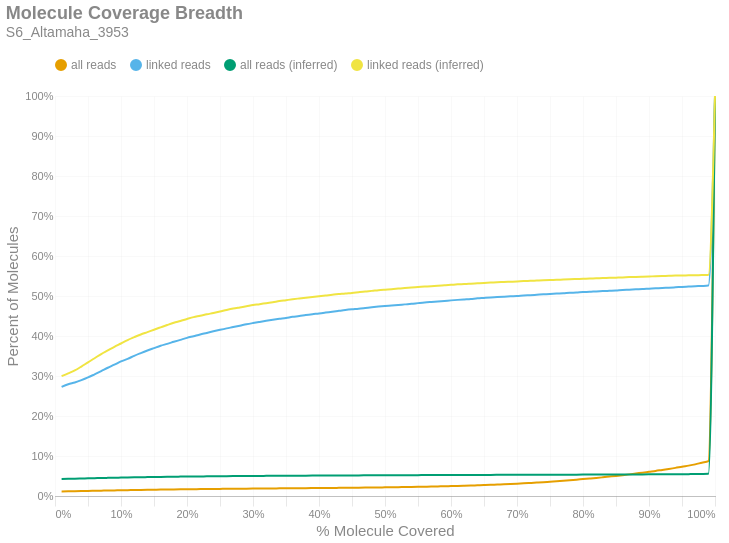

Notebook code for this chart:
### Markdown cell above
### Molecule Read Coverage
This chart shows molecule coverage breadth as computed by the number of bases aligned to that molecule. In other words, "*how much of each unique long molecule is actually sequenced/aligned?*" Keep in mind there is a distinction between sequences and alignments, since some sequences belonging to a particular molecule may not align well and wouldn't appear in the alignment data. This chart also shows molecule coverage breadth as computed by the *inferred fragment* from which the aligned sequences originate. Unlike read coverage, this calculation takes into account the total insert size, including unsequenced gaps between the forward and reverse reads. Like the previous figures, these are cumulative percents.

### Code cell
if SKIPLR:
    print_html(f"Skipped")
else:
    binned_df = consolidated_hist(valids['coverage_bp'], mask, 0.01, True)
    binned_df_inf = consolidated_hist(valids['coverage_inserts'], mask, 0.01, True)
    binned_df = binned_df.with_columns(pl.lit(binned_df_inf['all reads (cumsum)']).alias('all reads (inferred)'))
    binned_df = binned_df.with_columns(pl.lit(binned_df_inf['linked reads (cumsum)']).alias('linked reads (inferred)'))
    binned_df = binned_df.with_columns(
        (pl.col('bin').cast(pl.Float64) + 0.01).alias('right_edge')
    )

    with SafeRender(binned_df):
        (
            density_plot(binned_df, 'Molecule Coverage Breadth', samplename, 'molcov', ['all reads (inferred)','linked reads (inferred)'])
            .encode(
                #x=alt.X('bin:Q', title="% Molecule Covered").axis(format = '%').scale(padding=0),
                x=alt.X('right_edge:Q', title="% Molecule Covered").axis(format='%').scale(padding=0),
                y=alt.Y('value:Q', title='Percent of Molecules')
                    .axis(format='%')
                    .stack(False)
                    .scale(domainMin=0, padding=0),
                color=alt.Color("key:N").scale(domain = ["all reads", "linked reads", "all reads (inferred)", "linked reads (inferred)"]),
                tooltip = [
                    alt.Tooltip("key:N", title = "Data Type"),
                    alt.Tooltip("range_label:N", title="% Molecule Covered"),
                    alt.Tooltip("value:Q", format = ".2%", title="% Molecules")
                ]
            )
        ).display()

### Figure 1 — Vega-Lite specification as saved in the notebook (floating-point values rounded to 4 significant figures)
{"width": "container", "height": 400, "config": {"title": {"anchor": "start", "dy": -15, "fontSize": 18, "color": "#888888", "subtitleColor": "#888888", "subtitleFontSize": 14}, "arc": {"fill": "#0072B2"}, "axis": {"domainColor": "#888888", "domainWidth": 0.5, "gridWidth": 0.2, "grid": false, "titleFontWeight": 400, "titleFontSize": 15, "labelFontSize": 11, "labelColor": "#888888", "tickColor": "#888888", "tickWidth": 0.2, "titleColor": "#888888"}, "axisBand": {"grid": false}, "axisX": {"grid": true, "tickSize": 10, "domainCap": "round"}, "axisY": {"domain": false, "grid": true, "tickSize": 0, "domainCap": "round"}, "background": "transparent", "header": {"labelFontSize": 15, "labelColor": "#888888", "titleFontSize": 15, "titleFontWeight": 600, "titleColor": "#888888"}, "legend": {"labelFont": "sans-serif", "labelFontSize": 12, "labelColor": "#888888", "symbolSize": 100, "symbolType": "circle", "titleFontSize": 12, "titlePadding": 10, "titleColor": "#888888", "title": null, "orient": "top"}, "range": {"category": ["#E69F00", "#56B4E9", "#009E73", "#F0E442", "#0072B2", "#D55E00", "#CC79A7", "#000000"], "diverging": ["#cfe8f3", "#a2d4ec", "#73bfe2", "#46abdb", "#1696d2", "#12719e"]}, "area": {"fill": "#0072B2", "fillOpacity": 0.7, "line": true, "strokeOpacity": 0.7}, "line": {"color": "#0072B2", "stroke": "#0072B2", "strokeWidth": 2}, "trail": {"color": "#0072B2", "stroke": "#0072B2", "strokeWidth": 0, "size": 1}, "point": {"filled": true, "fillOpacity": 1.0, "size": 95}, "text": {"color": "#888888", "fontSize": 11, "align": "right", "fontWeight": 400, "size": 11}, "bar": {"fill": "#0072B2", "stroke": null}, "view": {"stroke": null, "continuousWidth": 660, "continuousHeight": 400}}, "data": {"name": "data-765af73c533c53bdeeba66e216d64650"}, "mark": {"type": "line", "interpolate": "monotone", "point": {"opacity": 0, "size": 275}}, "encoding": {"color": {"field": "key", "scale": {"domain": ["all reads", "linked reads", "all reads (inferred)", "linked reads (inferred)"]}, "type": "nominal"}, "tooltip": [{"field": "key", "title": "Data Type", "type": "nominal"}, {"field": "range_label", "title": "% Molecule Covered", "type": "nominal"}, {"field": "value", "format": ".2%", "title": "% Molecules", "type": "quantitative"}], "x": {"axis": {"format": "%"}, "field": "right_edge", "scale": {"padding": 0}, "title": "% Molecule Covered", "type": "quantitative"}, "y": {"axis": {"format": "%"}, "field": "value", "scale": {"domainMin": 0, "padding": 0}, "stack": false, "title": "Percent of Molecules", "type": "quantitative"}}, "params": [{"name": "param_c36ac31b6afebe62", "select": {"type": "point", "fields": ["key"]}, "bind": "legend"}], "title": {"text": "Molecule Coverage Breadth", "subtitle": "S6_Altamaha_3953"}, "transform": [{"fold": ["all reads (cumsum)", "linked reads (cumsum)", "all reads (inferred)", "linked reads (inferred)"]}, {"calculate": "replace(datum.key, ' (cumsum)', '')", "as": "key"}, {"filter": {"param": "param_c36ac31b6afebe62"}}], "usermeta": {"embedOptions": {"downloadFileName": "S6_Altamaha_3953.molcov"}}, "$schema": "https://vega.github.io/schema/vega-lite/v6.1.0.json", "datasets": {"data-765af73c533c53bdeeba66e216d64650": [{"bin": "0.0", "interval": "0.0-0.01", "all reads": 0.01151, "linked reads": 0.2727, "all reads (cumsum)": 0.01151, "linked reads (cumsum)": 0.2727, "range_label": "0.0-0.01", "all reads (inferred)": 0.04263, "linked reads (inferred)": 0.2998, "right_edge": 0.01}, {"bin": "0.01", "interval": "0.01-0.02", "all reads": 0.0003257, "linked reads": 0.006833, "all reads (cumsum)": 0.01183, "linked reads (cumsum)": 0.2795, "range_label": "0.01-0.02", "all reads (inferred)": 0.04292, "linked reads (inferred)": 0.3067, "right_edge": 0.02}, {"bin": "0.02", "interval": "0.02-0.03", "all reads": 0.0002185, "linked reads": 0.004394, "all reads (cumsum)": 0.01205, "linked reads (cumsum)": 0.2839, "range_label": "0.02-0.03", "all reads (inferred)": 0.04324, "linked reads (inferred)": 0.3139, "right_edge": 0.03}, {"bin": "0.03", "interval": "0.03-0.04", "all reads": 0.0002645, "linked reads": 0.005697, "all reads (cumsum)": 0.01232, "linked reads (cumsum)": 0.2896, "range_label": "0.03-0.04", "all reads (inferred)": 0.04366, "linked reads (inferred)": 0.3237, "right_edge": 0.04}, {"bin": "0.04", "interval": "0.04-0.05", "all reads": 0.000301, "linked reads": 0.006749, "all reads (cumsum)": 0.01262, "linked reads (cumsum)": 0.2964, "range_label": "0.04-0.05", "all reads (inferred)": 0.0441, "linked reads (inferred)": 0.3343, "right_edge": 0.05}, {"bin": "0.05", "interval": "0.05-0.06", "all reads": 0.0003478, "linked reads": 0.007905, "all reads (cumsum)": 0.01296, "linked reads (cumsum)": 0.3043, "range_label": "0.05-0.06", "all reads (inferred)": 0.04452, "linked reads (inferred)": 0.3444, "right_edge": 0.06}, {"bin": "0.06", "interval": "0.06-0.07", "all reads": 0.0003521, "linked reads": 0.008031, "all reads (cumsum)": 0.01332, "linked reads (cumsum)": 0.3123, "range_label": "0.06-0.07", "all reads (inferred)": 0.04496, "linked reads (inferred)": 0.3549, "right_edge": 0.07}, {"bin": "0.07", "interval": "0.07-0.08", "all reads": 0.000364, "linked reads": 0.008367, "all reads (cumsum)": 0.01368, "linked reads (cumsum)": 0.3207, "range_label": "0.07-0.08", "all reads (inferred)": 0.04534, "linked reads (inferred)": 0.3639, "right_edge": 0.08}, {"bin": "0.08", "interval": "0.08-0.09", "all reads": 0.0003257, "linked reads": 0.007569, "all reads (cumsum)": 0.01401, "linked reads (cumsum)": 0.3282, "range_label": "0.08-0.09", "all reads (inferred)": 0.04572, "linked reads (inferred)": 0.3729, "right_edge": 0.09}, {"bin": "0.09", "interval": "0.09-0.1", "all reads": 0.0003529, "linked reads": 0.008178, "all reads (cumsum)": 0.01436, "linked reads (cumsum)": 0.3364, "range_label": "0.09-0.1", "all reads (inferred)": 0.04607, "linked reads (inferred)": 0.3812, "right_edge": 0.1}, {"bin": "0.1", "interval": "0.1-0.11", "all reads": 0.0002789, "linked reads": 0.006328, "all reads (cumsum)": 0.01464, "linked reads (cumsum)": 0.3427, "range_label": "0.1-0.11", "all reads (inferred)": 0.04642, "linked reads (inferred)": 0.3898, "right_edge": 0.11}, {"bin": "0.11", "interval": "0.11-0.12", "all reads": 0.0003257, "linked reads": 0.007674, "all reads (cumsum)": 0.01496, "linked reads (cumsum)": 0.3504, "range_label": "0.11-0.12", "all reads (inferred)": 0.04673, "linked reads (inferred)": 0.3971, "right_edge": 0.12}, {"bin": "0.12", "interval": "0.12-0.13", "all reads": 0.0002951, "linked reads": 0.006812, "all reads (cumsum)": 0.01526, "linked reads (cumsum)": 0.3572, "range_label": "0.12-0.13", "all reads (inferred)": 0.04701, "linked reads (inferred)": 0.4039, "right_edge": 0.13}, {"bin": "0.13", "interval": "0.13-0.14", "all reads": 0.0002764, "linked reads": 0.006475, "all reads (cumsum)": 0.01553, "linked reads (cumsum)": 0.3637, "range_label": "0.13-0.14", "all reads (inferred)": 0.04726, "linked reads (inferred)": 0.4097, "right_edge": 0.14}, {"bin": "0.14", "interval": "0.14-0.15", "all reads": 0.0002602, "linked reads": 0.006055, "all reads (cumsum)": 0.01579, "linked reads (cumsum)": 0.3697, "range_label": "0.14-0.15", "all reads (inferred)": 0.04752, "linked reads (inferred)": 0.4158, "right_edge": 0.15}, {"bin": "0.15", "interval": "0.15-0.16", "all reads": 0.0002653, "linked reads": 0.005992, "all reads (cumsum)": 0.01606, "linked reads (cumsum)": 0.3757, "range_label": "0.15-0.16", "all reads (inferred)": 0.04777, "linked reads (inferred)": 0.4217, "right_edge": 0.16}, {"bin": "0.16", "interval": "0.16-0.17", "all reads": 0.0002058, "linked reads": 0.004646, "all reads (cumsum)": 0.01627, "linked reads (cumsum)": 0.3804, "range_label": "0.16-0.17", "all reads (inferred)": 0.04801, "linked reads (inferred)": 0.4275, "right_edge": 0.17}, {"bin": "0.17", "interval": "0.17-0.18", "all reads": 0.0002168, "linked reads": 0.005067, "all reads (cumsum)": 0.01648, "linked reads (cumsum)": 0.3855, "range_label": "0.17-0.18", "all reads (inferred)": 0.04825, "linked reads (inferred)": 0.433, "right_edge": 0.18}, {"bin": "0.18", "interval": "0.18-0.19", "all reads": 0.000216, "linked reads": 0.004941, "all reads (cumsum)": 0.0167, "linked reads (cumsum)": 0.3904, "range_label": "0.18-0.19", "all reads (inferred)": 0.04844, "linked reads (inferred)": 0.4377, "right_edge": 0.19}, {"bin": "0.19", "interval": "0.19-0.2", "all reads": 0.0002143, "linked reads": 0.004962, "all reads (cumsum)": 0.01691, "linked reads (cumsum)": 0.3954, "range_label": "0.19-0.2", "all reads (inferred)": 0.04865, "linked reads (inferred)": 0.4426, "right_edge": 0.2}, {"bin": "0.2", "interval": "0.2-0.21", "all reads": 0.0001777, "linked reads": 0.004226, "all reads (cumsum)": 0.01709, "linked reads (cumsum)": 0.3996, "range_label": "0.2-0.21", "all reads (inferred)": 0.04884, "linked reads (inferred)": 0.4472, "right_edge": 0.21}, {"bin": "0.21", "interval": "0.21-0.22", "all reads": 0.0001939, "linked reads": 0.004373, "all reads (cumsum)": 0.01728, "linked reads (cumsum)": 0.404, "range_label": "0.21-0.22", "all reads (inferred)": 0.04898, "linked reads (inferred)": 0.4505, "right_edge": 0.22}, {"bin": "0.22", "interval": "0.22-0.23", "all reads": 0.0001718, "linked reads": 0.003742, "all reads (cumsum)": 0.01746, "linked reads (cumsum)": 0.4077, "range_label": "0.22-0.23", "all reads (inferred)": 0.04913, "linked reads (inferred)": 0.4542, "right_edge": 0.23}, {"bin": "0.23", "interval": "0.23-0.24", "all reads": 0.0001718, "linked reads": 0.003952, "all reads (cumsum)": 0.01763, "linked reads (cumsum)": 0.4116, "range_label": "0.23-0.24", "all reads (inferred)": 0.04927, "linked reads (inferred)": 0.4576, "right_edge": 0.24}, {"bin": "0.24", "interval": "0.24-0.25", "all reads": 0.0001735, "linked reads": 0.003826, "all reads (cumsum)": 0.0178, "linked reads (cumsum)": 0.4155, "range_label": "0.24-0.25", "all reads (inferred)": 0.04943, "linked reads (inferred)": 0.4612, "right_edge": 0.25}, {"bin": "0.25", "interval": "0.25-0.26", "all reads": 0.0001675, "linked reads": 0.003595, "all reads (cumsum)": 0.01797, "linked reads (cumsum)": 0.4191, "range_label": "0.25-0.26", "all reads (inferred)": 0.0496, "linked reads (inferred)": 0.4651, "right_edge": 0.26}, {"bin": "0.26", "interval": "0.26-0.27", "all reads": 0.0001471, "linked reads": 0.003238, "all reads (cumsum)": 0.01812, "linked reads (cumsum)": 0.4223, "range_label": "0.26-0.27", "all reads (inferred)": 0.04975, "linked reads (inferred)": 0.4686, "right_edge": 0.27}, {"bin": "0.27", "interval": "0.27-0.28", "all reads": 0.0001556, "linked reads": 0.003385, "all reads (cumsum)": 0.01827, "linked reads (cumsum)": 0.4257, "range_label": "0.27-0.28", "all reads (inferred)": 0.04987, "linked reads (inferred)": 0.4715, "right_edge": 0.28}, {"bin": "0.28", "interval": "0.28-0.29", "all reads": 0.000165, "linked reads": 0.003637, "all reads (cumsum)": 0.01844, "linked reads (cumsum)": 0.4293, "range_label": "0.28-0.29", "all reads (inferred)": 0.04999, "linked reads (inferred)": 0.4743, "right_edge": 0.29}, {"bin": "0.29", "interval": "0.29-0.3", "all reads": 0.0001412, "linked reads": 0.003069, "all reads (cumsum)": 0.01858, "linked reads (cumsum)": 0.4324, "range_label": "0.29-0.3", "all reads (inferred)": 0.05012, "linked reads (inferred)": 0.4773, "right_edge": 0.3}, {"bin": "0.3", "interval": "0.3-0.31", "all reads": 0.0001361, "linked reads": 0.002817, "all reads (cumsum)": 0.01871, "linked reads (cumsum)": 0.4352, "range_label": "0.3-0.31", "all reads (inferred)": 0.05022, "linked reads (inferred)": 0.4796, "right_edge": 0.31}, {"bin": "0.31", "interval": "0.31-0.32", "all reads": 0.0001369, "linked reads": 0.002712, "all reads (cumsum)": 0.01885, "linked reads (cumsum)": 0.4379, "range_label": "0.31-0.32", "all reads (inferred)": 0.05032, "linked reads (inferred)": 0.4821, "right_edge": 0.32}, {"bin": "0.32", "interval": "0.32-0.33", "all reads": 0.0001233, "linked reads": 0.002586, "all reads (cumsum)": 0.01897, "linked reads (cumsum)": 0.4405, "range_label": "0.32-0.33", "all reads (inferred)": 0.05043, "linked reads (inferred)": 0.4846, "right_edge": 0.33}, {"bin": "0.33", "interval": "0.33-0.34", "all reads": 0.0001386, "linked reads": 0.002418, "all reads (cumsum)": 0.01911, "linked reads (cumsum)": 0.4429, "range_label": "0.33-0.34", "all reads (inferred)": 0.05055, "linked reads (inferred)": 0.4872, "right_edge": 0.34}, {"bin": "0.34", "interval": "0.34-0.35", "all reads": 0.000131, "linked reads": 0.00225, "all reads (cumsum)": 0.01924, "linked reads (cumsum)": 0.4452, "range_label": "0.34-0.35", "all reads (inferred)": 0.05065, "linked reads (inferred)": 0.4895, "right_edge": 0.35}, {"bin": "0.35", "interval": "0.35-0.36", "all reads": 0.0001531, "linked reads": 0.002796, "all reads (cumsum)": 0.0194, "linked reads (cumsum)": 0.448, "range_label": "0.35-0.36", "all reads (inferred)": 0.05075, "linked reads (inferred)": 0.4918, "right_edge": 0.36}, {"bin": "0.36", "interval": "0.36-0.37", "all reads": 0.0001122, "linked reads": 0.001955, "all reads (cumsum)": 0.01951, "linked reads (cumsum)": 0.4499, "range_label": "0.36-0.37", "all reads (inferred)": 0.05084, "linked reads (inferred)": 0.4939, "right_edge": 0.37}, {"bin": "0.37", "interval": "0.37-0.38", "all reads": 0.0001437, "linked reads": 0.002544, "all reads (cumsum)": 0.01965, "linked reads (cumsum)": 0.4525, "range_label": "0.37-0.38", "all reads (inferred)": 0.05093, "linked reads (inferred)": 0.4958, "right_edge": 0.38}, {"bin": "0.38", "interval": "0.38-0.39", "all reads": 0.0001233, "linked reads": 0.002081, "all reads (cumsum)": 0.01978, "linked reads (cumsum)": 0.4546, "range_label": "0.38-0.39", "all reads (inferred)": 0.05102, "linked reads (inferred)": 0.4977, "right_edge": 0.39}, {"bin": "0.39", "interval": "0.39-0.4", "all reads": 0.0001216, "linked reads": 0.001787, "all reads (cumsum)": 0.0199, "linked reads (cumsum)": 0.4563, "range_label": "0.39-0.4", "all reads (inferred)": 0.05109, "linked reads (inferred)": 0.4995, "right_edge": 0.4}, {"bin": "0.4", "interval": "0.4-0.41", "all reads": 0.0001352, "linked reads": 0.002144, "all reads (cumsum)": 0.02003, "linked reads (cumsum)": 0.4585, "range_label": "0.4-0.41", "all reads (inferred)": 0.05117, "linked reads (inferred)": 0.5012, "right_edge": 0.41}, {"bin": "0.41", "interval": "0.41-0.42", "all reads": 0.0001463, "linked reads": 0.002271, "all reads (cumsum)": 0.02018, "linked reads (cumsum)": 0.4608, "range_label": "0.41-0.42", "all reads (inferred)": 0.05127, "linked reads (inferred)": 0.5033, "right_edge": 0.42}, {"bin": "0.42", "interval": "0.42-0.43", "all reads": 0.0001565, "linked reads": 0.002102, "all reads (cumsum)": 0.02034, "linked reads (cumsum)": 0.4629, "range_label": "0.42-0.43", "all reads (inferred)": 0.05133, "linked reads (inferred)": 0.5047, "right_edge": 0.43}, {"bin": "0.43", "interval": "0.43-0.44", "all reads": 0.0001735, "linked reads": 0.002039, "all reads (cumsum)": 0.02051, "linked reads (cumsum)": 0.4649, "range_label": "0.43-0.44", "all reads (inferred)": 0.05141, "linked reads (inferred)": 0.5064, "right_edge": 0.44}, {"bin": "0.44", "interval": "0.44-0.45", "all reads": 0.0001777, "linked reads": 0.001703, "all reads (cumsum)": 0.02069, "linked reads (cumsum)": 0.4666, "range_label": "0.44-0.45", "all reads (inferred)": 0.05147, "linked reads (inferred)": 0.5076, "right_edge": 0.45}, {"bin": "0.45", "interval": "0.45-0.46", "all reads": 0.0001658, "linked reads": 0.001472, "all reads (cumsum)": 0.02085, "linked reads (cumsum)": 0.4681, "range_label": "0.45-0.46", "all reads (inferred)": 0.05155, "linked reads (inferred)": 0.5096, "right_edge": 0.46}, {"bin": "0.46", "interval": "0.46-0.47", "all reads": 0.0001718, "linked reads": 0.00185, "all reads (cumsum)": 0.02102, "linked reads (cumsum)": 0.4699, "range_label": "0.46-0.47", "all reads (inferred)": 0.05163, "linked reads (inferred)": 0.5114, "right_edge": 0.47}, {"bin": "0.47", "interval": "0.47-0.48", "all reads": 0.000199, "linked reads": 0.001934, "all reads (cumsum)": 0.02122, "linked reads (cumsum)": 0.4719, "range_label": "0.47-0.48", "all reads (inferred)": 0.0517, "linked reads (inferred)": 0.5128, "right_edge": 0.48}, {"bin": "0.48", "interval": "0.48-0.49", "all reads": 0.0002151, "linked reads": 0.001661, "all reads (cumsum)": 0.02144, "linked reads (cumsum)": 0.4735, "range_label": "0.48-0.49", "all reads (inferred)": 0.05178, "linked reads (inferred)": 0.5146, "right_edge": 0.49}, {"bin": "0.49", "interval": "0.49-0.5", "all reads": 0.0001947, "linked reads": 0.001514, "all reads (cumsum)": 0.02163, "linked reads (cumsum)": 0.475, "range_label": "0.49-0.5", "all reads (inferred)": 0.05184, "linked reads (inferred)": 0.5158, "right_edge": 0.5}, {"bin": "0.5", "interval": "0.5-0.51", "all reads": 0.0002007, "linked reads": 0.00124, "all reads (cumsum)": 0.02183, "linked reads (cumsum)": 0.4763, "range_label": "0.5-0.51", "all reads (inferred)": 0.0519, "linked reads (inferred)": 0.517, "right_edge": 0.51}, {"bin": "0.51", "interval": "0.51-0.52", "all reads": 0.0002424, "linked reads": 0.001325, "all reads (cumsum)": 0.02208, "linked reads (cumsum)": 0.4776, "range_label": "0.51-0.52", "all reads (inferred)": 0.05197, "linked reads (inferred)": 0.5184, "right_edge": 0.52}, {"bin": "0.52", "interval": "0.52-0.53", "all reads": 0.0002696, "linked reads": 0.001472, "all reads (cumsum)": 0.02235, "linked reads (cumsum)": 0.4791, "range_label": "0.52-0.53", "all reads (inferred)": 0.05204, "linked reads (inferred)": 0.5199, "right_edge": 0.53}, {"bin": "0.53", "interval": "0.53-0.54", "all reads": 0.0002679, "linked reads": 0.001388, "all reads (cumsum)": 0.02261, "linked reads (cumsum)": 0.4805, "range_label": "0.53-0.54", "all reads (inferred)": 0.05211, "linked reads (inferred)": 0.5212, "right_edge": 0.54}, {"bin": "0.54", "interval": "0.54-0.55", "all reads": 0.0003036, "linked reads": 0.001724, "all reads (cumsum)": 0.02292, "linked reads (cumsum)": 0.4822, "range_label": "0.54-0.55", "all reads (inferred)": 0.05216, "linked reads (inferred)": 0.5223, "right_edge": 0.55}, {"bin": "0.55", "interval": "0.55-0.56", "all reads": 0.0003418, "linked reads": 0.001661, "all reads (cumsum)": 0.02326, "linked reads (cumsum)": 0.4838, "range_label": "0.55-0.56", "all reads (inferred)": 0.05222, "linked reads (inferred)": 0.5235, "right_edge": 0.56}, {"bin": "0.56", "interval": "0.56-0.57", "all reads": 0.000324, "linked reads": 0.001303, "all reads (cumsum)": 0.02358, "linked reads (cumsum)": 0.4851, "range_label": "0.56-0.57", "all reads (inferred)": 0.05228, "linked reads (inferred)": 0.5246, "right_edge": 0.57}, {"bin": "0.57", "interval": "0.57-0.58", "all reads": 0.0003784, "linked reads": 0.001198, "all reads (cumsum)": 0.02396, "linked reads (cumsum)": 0.4863, "range_label": "0.57-0.58", "all reads (inferred)": 0.05234, "linked reads (inferred)": 0.5259, "right_edge": 0.58}, {"bin": "0.58", "interval": "0.58-0.59", "all reads": 0.0003606, "linked reads": 0.001282, "all reads (cumsum)": 0.02432, "linked reads (cumsum)": 0.4876, "range_label": "0.58-0.59", "all reads (inferred)": 0.0524, "linked reads (inferred)": 0.5269, "right_edge": 0.59}, {"bin": "0.59", "interval": "0.59-0.6", "all reads": 0.0004413, "linked reads": 0.00143, "all reads (cumsum)": 0.02476, "linked reads (cumsum)": 0.4891, "range_label": "0.59-0.6", "all reads (inferred)": 0.05246, "linked reads (inferred)": 0.5279, "right_edge": 0.6}, {"bin": "0.6", "interval": "0.6-0.61", "all reads": 0.0004201, "linked reads": 0.001261, "all reads (cumsum)": 0.02518, "linked reads (cumsum)": 0.4903, "range_label": "0.6-0.61", "all reads (inferred)": 0.05253, "linked reads (inferred)": 0.5291, "right_edge": 0.61}, {"bin": "0.61", "interval": "0.61-0.62", "all reads": 0.0004915, "linked reads": 0.001114, "all reads (cumsum)": 0.02568, "linked reads (cumsum)": 0.4914, "range_label": "0.61-0.62", "all reads (inferred)": 0.05257, "linked reads (inferred)": 0.5297, "right_edge": 0.62}, {"bin": "0.62", "interval": "0.62-0.63", "all reads": 0.000523, "linked reads": 0.001051, "all reads (cumsum)": 0.0262, "linked reads (cumsum)": 0.4925, "range_label": "0.62-0.63", "all reads (inferred)": 0.05263, "linked reads (inferred)": 0.5306, "right_edge": 0.63}, {"bin": "0.63", "interval": "0.63-0.64", "all reads": 0.0005876, "linked reads": 0.001745, "all reads (cumsum)": 0.02679, "linked reads (cumsum)": 0.4942, "range_label": "0.63-0.64", "all reads (inferred)": 0.05268, "linked reads (inferred)": 0.5316, "right_edge": 0.64}, {"bin": "0.64", "interval": "0.64-0.65", "all reads": 0.0005876, "linked reads": 0.000925, "all reads (cumsum)": 0.02737, "linked reads (cumsum)": 0.4952, "range_label": "0.64-0.65", "all reads (inferred)": 0.05274, "linked reads (inferred)": 0.5326, "right_edge": 0.65}, {"bin": "0.65", "interval": "0.65-0.66", "all reads": 0.0006174, "linked reads": 0.0009671, "all reads (cumsum)": 0.02799, "linked reads (cumsum)": 0.4961, "range_label": "0.65-0.66", "all reads (inferred)": 0.05278, "linked reads (inferred)": 0.5335, "right_edge": 0.66}, {"bin": "0.66", "interval": "0.66-0.67", "all reads": 0.0006879, "linked reads": 0.001114, "all reads (cumsum)": 0.02868, "linked reads (cumsum)": 0.4972, "range_label": "0.66-0.67", "all reads (inferred)": 0.05284, "linked reads (inferred)": 0.5345, "right_edge": 0.67}, {"bin": "0.67", "interval": "0.67-0.68", "all reads": 0.0006454, "linked reads": 0.00103, "all reads (cumsum)": 0.02932, "linked reads (cumsum)": 0.4983, "range_label": "0.67-0.68", "all reads (inferred)": 0.05288, "linked reads (inferred)": 0.535, "right_edge": 0.68}, {"bin": "0.68", "interval": "0.68-0.69", "all reads": 0.000722, "linked reads": 0.0009461, "all reads (cumsum)": 0.03005, "linked reads (cumsum)": 0.4992, "range_label": "0.68-0.69", "all reads (inferred)": 0.05293, "linked reads (inferred)": 0.5357, "right_edge": 0.69}, {"bin": "0.69", "interval": "0.69-0.7", "all reads": 0.000801, "linked reads": 0.0007569, "all reads (cumsum)": 0.03085, "linked reads (cumsum)": 0.5, "range_label": "0.69-0.7", "all reads (inferred)": 0.05298, "linked reads (inferred)": 0.5364, "right_edge": 0.7}, {"bin": "0.7", "interval": "0.7-0.71", "all reads": 0.0008716, "linked reads": 0.001219, "all reads (cumsum)": 0.03172, "linked reads (cumsum)": 0.5012, "range_label": "0.7-0.71", "all reads (inferred)": 0.05303, "linked reads (inferred)": 0.5373, "right_edge": 0.71}, {"bin": "0.71", "interval": "0.71-0.72", "all reads": 0.0009363, "linked reads": 0.000904, "all reads (cumsum)": 0.03265, "linked reads (cumsum)": 0.5021, "range_label": "0.71-0.72", "all reads (inferred)": 0.05308, "linked reads (inferred)": 0.5379, "right_edge": 0.72}, {"bin": "0.72", "interval": "0.72-0.73", "all reads": 0.0009516, "linked reads": 0.0009881, "all reads (cumsum)": 0.03361, "linked reads (cumsum)": 0.5031, "range_label": "0.72-0.73", "all reads (inferred)": 0.05313, "linked reads (inferred)": 0.5386, "right_edge": 0.73}, {"bin": "0.73", "interval": "0.73-0.74", "all reads": 0.001003, "linked reads": 0.0009881, "all reads (cumsum)": 0.03461, "linked reads (cumsum)": 0.5041, "range_label": "0.73-0.74", "all reads (inferred)": 0.05318, "linked reads (inferred)": 0.5393, "right_edge": 0.74}, {"bin": "0.74", "interval": "0.74-0.75", "all reads": 0.00118, "linked reads": 0.001009, "all reads (cumsum)": 0.03579, "linked reads (cumsum)": 0.5051, "range_label": "0.74-0.75", "all reads (inferred)": 0.05322, "linked reads (inferred)": 0.54, "right_edge": 0.75}, {"bin": "0.75", "interval": "0.75-0.76", "all reads": 0.001107, "linked reads": 0.0009461, "all reads (cumsum)": 0.0369, "linked reads (cumsum)": 0.506, "range_label": "0.75-0.76", "all reads (inferred)": 0.05327, "linked reads (inferred)": 0.5405, "right_edge": 0.76}, {"bin": "0.76", "interval": "0.76-0.77", "all reads": 0.001223, "linked reads": 0.000841, "all reads (cumsum)": 0.03812, "linked reads (cumsum)": 0.5069, "range_label": "0.76-0.77", "all reads (inferred)": 0.05332, "linked reads (inferred)": 0.5412, "right_edge": 0.77}, {"bin": "0.77", "interval": "0.77-0.78", "all reads": 0.001301, "linked reads": 0.001156, "all reads (cumsum)": 0.03942, "linked reads (cumsum)": 0.508, "range_label": "0.77-0.78", "all reads (inferred)": 0.05337, "linked reads (inferred)": 0.5418, "right_edge": 0.78}, {"bin": "0.78", "interval": "0.78-0.79", "all reads": 0.001361, "linked reads": 0.0007569, "all reads (cumsum)": 0.04078, "linked reads (cumsum)": 0.5088, "range_label": "0.78-0.79", "all reads (inferred)": 0.05343, "linked reads (inferred)": 0.5424, "right_edge": 0.79}, {"bin": "0.79", "interval": "0.79-0.8", "all reads": 0.001464, "linked reads": 0.001093, "all reads (cumsum)": 0.04225, "linked reads (cumsum)": 0.5099, "range_label": "0.79-0.8", "all reads (inferred)": 0.05348, "linked reads (inferred)": 0.543, "right_edge": 0.8}, {"bin": "0.8", "interval": "0.8-0.81", "all reads": 0.001402, "linked reads": 0.0006097, "all reads (cumsum)": 0.04365, "linked reads (cumsum)": 0.5105, "range_label": "0.8-0.81", "all reads (inferred)": 0.05352, "linked reads (inferred)": 0.5435, "right_edge": 0.81}, {"bin": "0.81", "interval": "0.81-0.82", "all reads": 0.001469, "linked reads": 0.0009671, "all reads (cumsum)": 0.04512, "linked reads (cumsum)": 0.5114, "range_label": "0.81-0.82", "all reads (inferred)": 0.0536, "linked reads (inferred)": 0.5442, "right_edge": 0.82}, {"bin": "0.82", "interval": "0.82-0.83", "all reads": 0.001662, "linked reads": 0.0007569, "all reads (cumsum)": 0.04678, "linked reads (cumsum)": 0.5122, "range_label": "0.82-0.83", "all reads (inferred)": 0.05364, "linked reads (inferred)": 0.5447, "right_edge": 0.83}, {"bin": "0.83", "interval": "0.83-0.84", "all reads": 0.00173, "linked reads": 0.000883, "all reads (cumsum)": 0.04851, "linked reads (cumsum)": 0.5131, "range_label": "0.83-0.84", "all reads (inferred)": 0.05371, "linked reads (inferred)": 0.5454, "right_edge": 0.84}, {"bin": "0.84", "interval": "0.84-0.85", "all reads": 0.001725, "linked reads": 0.000883, "all reads (cumsum)": 0.05024, "linked reads (cumsum)": 0.514, "range_label": "0.84-0.85", "all reads (inferred)": 0.05377, "linked reads (inferred)": 0.5459, "right_edge": 0.85}, {"bin": "0.85", "interval": "0.85-0.86", "all reads": 0.001854, "linked reads": 0.001156, "all reads (cumsum)": 0.05209, "linked reads (cumsum)": 0.5151, "range_label": "0.85-0.86", "all reads (inferred)": 0.05382, "linked reads (inferred)": 0.5464, "right_edge": 0.86}, {"bin": "0.86", "interval": "0.86-0.87", "all reads": 0.001962, "linked reads": 0.0006728, "all reads (cumsum)": 0.05405, "linked reads (cumsum)": 0.5158, "range_label": "0.86-0.87", "all reads (inferred)": 0.05389, "linked reads (inferred)": 0.5473, "right_edge": 0.87}, {"bin": "0.87", "interval": "0.87-0.88", "all reads": 0.002183, "linked reads": 0.0008199, "all reads (cumsum)": 0.05624, "linked reads (cumsum)": 0.5166, "range_label": "0.87-0.88", "all reads (inferred)": 0.05396, "linked reads (inferred)": 0.5477, "right_edge": 0.88}, {"bin": "0.88", "interval": "0.88-0.89", "all reads": 0.002058, "linked reads": 0.0006517, "all reads (cumsum)": 0.05829, "linked reads (cumsum)": 0.5173, "range_label": "0.88-0.89", "all reads (inferred)": 0.05401, "linked reads (inferred)": 0.5482, "right_edge": 0.89}, {"bin": "0.89", "interval": "0.89-0.9", "all reads": 0.002227, "linked reads": 0.0009881, "all reads (cumsum)": 0.06052, "linked reads (cumsum)": 0.5183, "range_label": "0.89-0.9", "all reads (inferred)": 0.05408, "linked reads (inferred)": 0.5488, "right_edge": 0.9}, {"bin": "0.9", "interval": "0.9-0.91", "all reads": 0.00217, "linked reads": 0.000883, "all reads (cumsum)": 0.06269, "linked reads (cumsum)": 0.5191, "range_label": "0.9-0.91", "all reads (inferred)": 0.05416, "linked reads (inferred)": 0.5494, "right_edge": 0.91}, {"bin": "0.91", "interval": "0.91-0.92", "all reads": 0.002566, "linked reads": 0.001114, "all reads (cumsum)": 0.06526, "linked reads (cumsum)": 0.5203, "range_label": "0.91-0.92", "all reads (inferred)": 0.05426, "linked reads (inferred)": 0.55, "right_edge": 0.92}, {"bin": "0.92", "interval": "0.92-0.93", "all reads": 0.002403, "linked reads": 0.0006097, "all reads (cumsum)": 0.06766, "linked reads (cumsum)": 0.5209, "range_label": "0.92-0.93", "all reads (inferred)": 0.05436, "linked reads (inferred)": 0.5505, "right_edge": 0.93}, {"bin": "0.93", "interval": "0.93-0.94", "all reads": 0.002621, "linked reads": 0.000883, "all reads (cumsum)": 0.07028, "linked reads (cumsum)": 0.5217, "range_label": "0.93-0.94", "all reads (inferred)": 0.05445, "linked reads (inferred)": 0.5511, "right_edge": 0.94}, {"bin": "0.94", "interval": "0.94-0.95", "all reads": 0.003033, "linked reads": 0.0009461, "all reads (cumsum)": 0.07331, "linked reads (cumsum)": 0.5227, "range_label": "0.94-0.95", "all reads (inferred)": 0.05455, "linked reads (inferred)": 0.5514, "right_edge": 0.95}, {"bin": "0.95", "interval": "0.95-0.96", "all reads": 0.002654, "linked reads": 0.000862, "all reads (cumsum)": 0.07597, "linked reads (cumsum)": 0.5236, "range_label": "0.95-0.96", "all reads (inferred)": 0.05467, "linked reads (inferred)": 0.5516, "right_edge": 0.96}, {"bin": "0.96", "interval": "0.96-0.97", "all reads": 0.003152, "linked reads": 0.000883, "all reads (cumsum)": 0.07912, "linked reads (cumsum)": 0.5244, "range_label": "0.96-0.97", "all reads (inferred)": 0.05479, "linked reads (inferred)": 0.552, "right_edge": 0.97}, {"bin": "0.97", "interval": "0.97-0.98", "all reads": 0.004114, "linked reads": 0.0006517, "all reads (cumsum)": 0.08323, "linked reads (cumsum)": 0.5251, "range_label": "0.97-0.98", "all reads (inferred)": 0.05504, "linked reads (inferred)": 0.5523, "right_edge": 0.98}, {"bin": "0.98", "interval": "0.98-0.99", "all reads": 0.003862, "linked reads": 0.001051, "all reads (cumsum)": 0.0871, "linked reads (cumsum)": 0.5261, "range_label": "0.98-0.99", "all reads (inferred)": 0.05553, "linked reads (inferred)": 0.5527, "right_edge": 0.99}, {"bin": "0.99", "interval": "0.99-1.0", "all reads": 0.9129, "linked reads": 0.4739, "all reads (cumsum)": 1.0, "linked reads (cumsum)": 1.0, "range_label": "0.99-1.0", "all reads (inferred)": 1.0, "linked reads (inferred)": 1.0, "right_edge": 1.0}]}}
